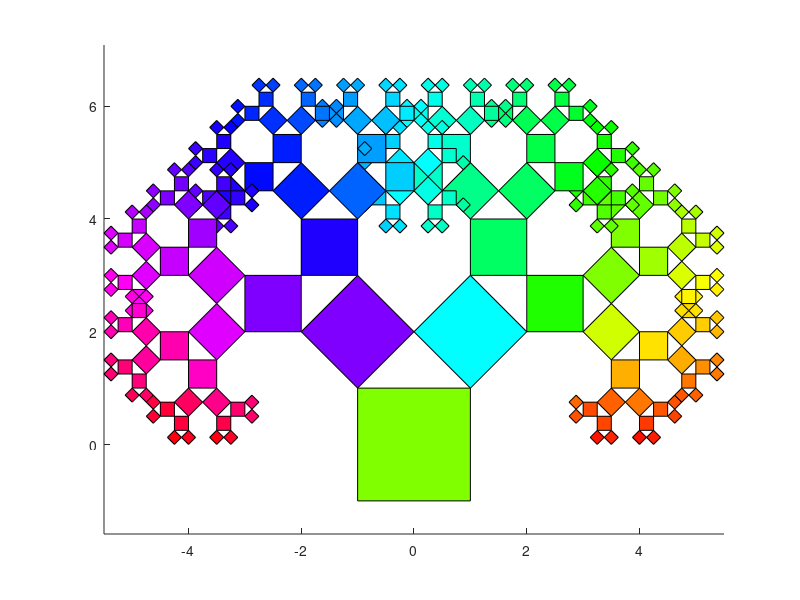

MATLAB code to generate this figure:
function pytree
x=[-1 1 1 -1];
y=[-1 -1 1 1];
level=8; %level of recursion
tree(x,y,0,level);
axis equal
return

function tree(x,y,theta,n)
if n>0
     [xx,yy]=trans2d(x,y,0,0,pi/4);
     tree(xx*0.707-1,yy*0.707+2,theta+pi/4,n-1);
     
     [xx,yy]=trans2d(x,y,0,0,-pi/4);
     tree(xx*0.707+1,yy*0.707+2,theta+pi/4,n-1);
     
     phi=mod(atan2(y(1),x(1))+pi,pi)/pi;
     colors=hsv2rgb([phi 1 1]);
     patch(x,y,'y','facecolor',colors);
end
return

function [xx,yy]=trans2d(x,y,tx,ty,phi)
  [theta,rad]=cart2pol(x,y);
  xx=rad.*cos(theta+phi)+tx;
  yy=rad.*sin(theta+phi)+ty;
return